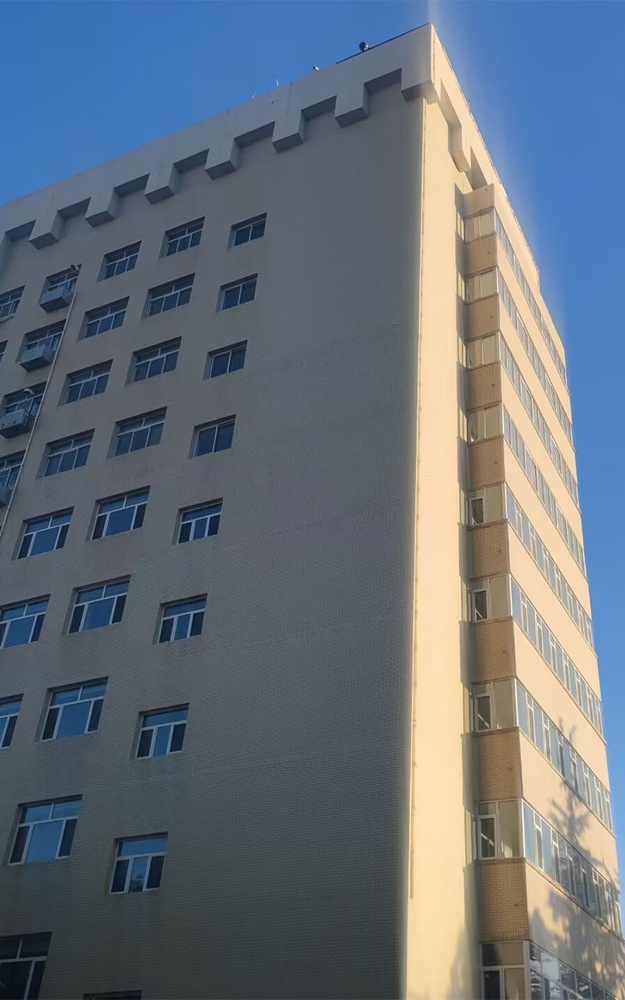
#> input picture HW15/Pic_1.jpg, 625 x 1000 px, shrunk from 800 x 1280 before the run
$ python SIFT_pattern_solve_matrixes.py
#> lines starting #> are read from the running program, lines starting #| are printed output that depends on the picture
import cv2
import numpy as np

query_src = cv2.imread("Pic_1.jpg", cv2.IMREAD_UNCHANGED)
#> query_src is the input picture: shape (1000, 625, 3); mean B, G, R 122.4, 112.1, 102.4
train_src = cv2.imread("Pic_2.jpg", cv2.IMREAD_UNCHANGED)
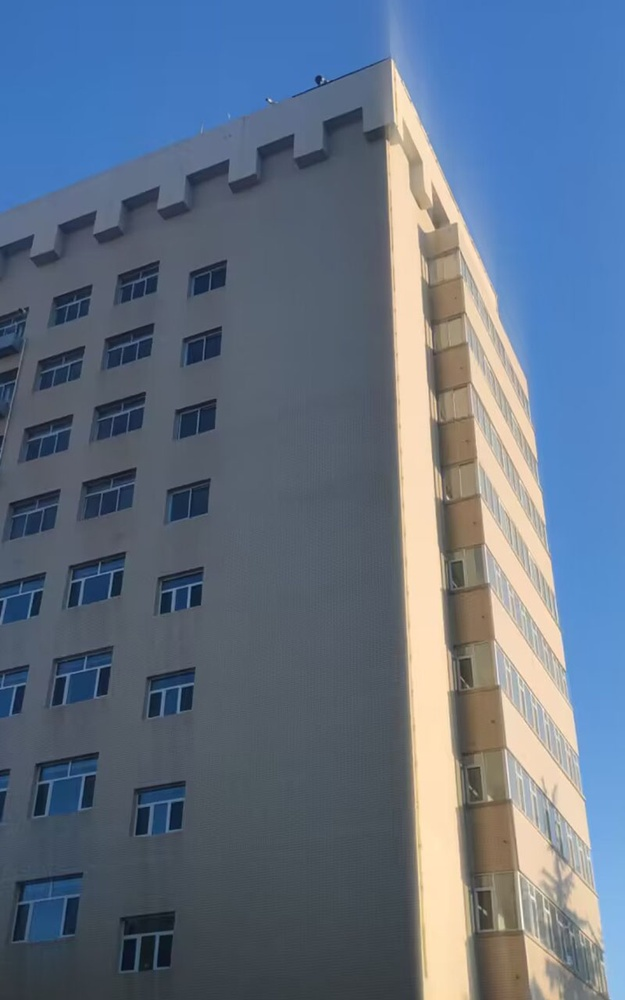
#> input picture HW15/Pic_2.jpg, 625 x 1000 px, shrunk from 800 x 1280 before the run
#> train_src is the input picture: shape (1000, 625, 3); mean B, G, R 132.1, 112.8, 97.8

sift_object = cv2.SIFT.create(1000)
query_points, query_descriptors = sift_object.detectAndCompute(query_src, None)
#> query_points = 1000 keypoints; strongest (x, y, size): (465, 439, 1.9), (476, 392, 31.1), (464, 364, 1.9), (540, 890, 25.8)
train_points, train_descriptors = sift_object.detectAndCompute(train_src, None)
#> train_points = 1000 keypoints; strongest (x, y, size): (270, 100, 1.9), (323, 79, 1.9), (448, 498, 2), (450, 447, 30.3)

matcher = cv2.DescriptorMatcher.create(cv2.DESCRIPTOR_MATCHER_BRUTEFORCE)
matches = list(matcher.match(query_descriptors, train_descriptors))
#> matches = 1000 matches
matches.sort(key=lambda x: x.distance)
size = len(matches)
#> size = 1000
matches = (matches[:int(size*0.15)])
#> matches = 150 matches

imMatches = cv2.drawMatches(query_src, query_points, train_src, train_points, matches, None)
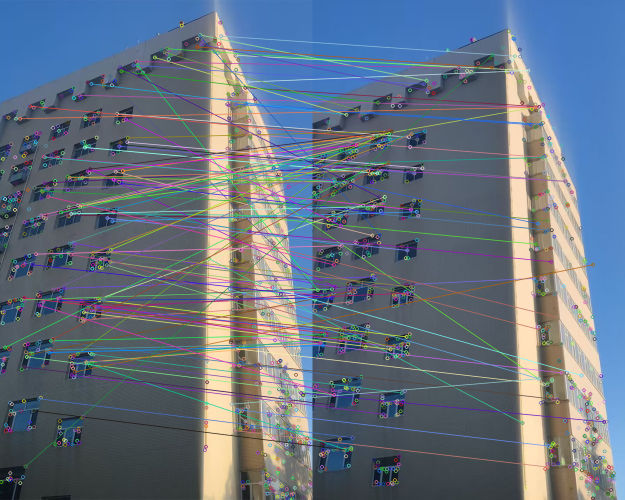
#> imMatches: shape (1000, 1250, 3) (shown at 1/2 size); mean B, G, R 129.1, 114.2, 102.5
cv2.imwrite("matches.jpg", imMatches)

query_points_ = []
train_points_ = []

for match in matches:
    query_points_.append(query_points[match.queryIdx].pt)
    train_points_.append(train_points[match.trainIdx].pt)
#> this loop made 150 passes
#> after the loop, query_points_ = 150 pairs, first value 9.88 to 601.8, second value 69.58 to 932.6; train_points_ = 150 pairs, first value 10.09 to 583, second value 109.2 to 933.6

H, _ = cv2.findHomography(np.array(query_points_), np.array(train_points_), method=cv2.RANSAC, ransacReprojThreshold=3)
#> H = [[1.04, 0.0874, -65.81], [-0.0218, 1.13, 28.07], [-6.95e-06, 7.02e-05, 1]]
print(H)
#| [[ 1.03628451e+00  8.73733548e-02 -6.58118451e+01]
#|  [-2.18406894e-02  1.12692218e+00  2.80722406e+01]
#|  [-6.94741837e-06  7.01705401e-05  1.00000000e+00]]

# output:
# [[ 1.13002386e+00  1.06410012e-01 -1.14584606e+02]
# [ 7.18882964e-02  1.16936731e+00  1.95297528e+00]
# [ 5.44428643e-05  6.62981426e-05  1.00000000e+00]]

F, _ = cv2.findFundamentalMat(np.array(query_points_), np.array(train_points_), method=cv2.RANSAC, ransacReprojThreshold=3)
#> F = [[2.63e-06, 1.01e-05, 0.00999], [-8.24e-06, -5.49e-07, 0.00326], [-0.0122, -0.00426, 1]]
print(F)
#| [[ 2.62705606e-06  1.01087298e-05  9.99048714e-03]
#|  [-8.23823952e-06 -5.49339335e-07  3.26261660e-03]
#|  [-1.21893783e-02 -4.25946306e-03  1.00000000e+00]]

# output:
# [[ 1.87697275e-06  7.88721034e-06  7.35435247e-03]
# [-6.49732926e-06 -4.47547542e-07  3.07536075e-03]
# [-9.21958689e-03 -3.80107133e-03  1.00000000e+00]]
